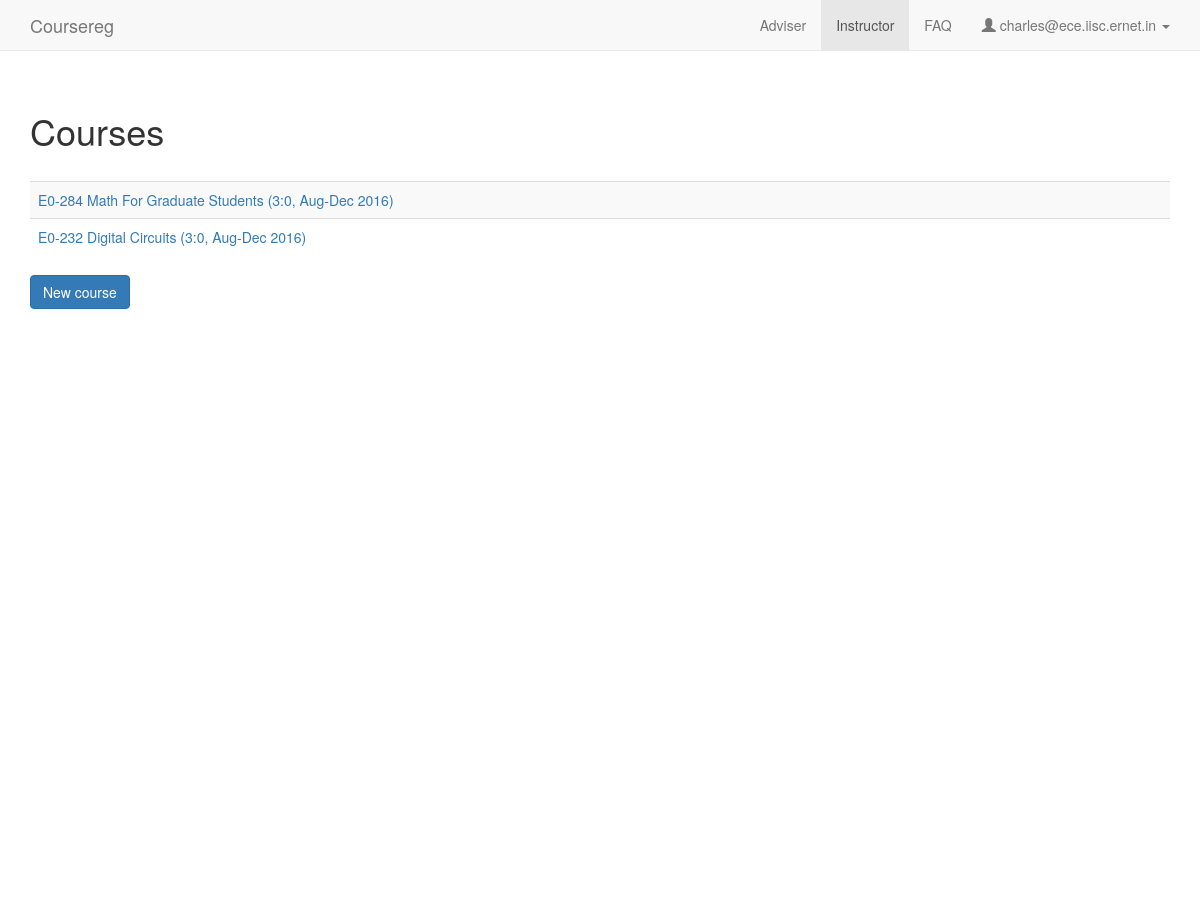
The app's page /instructor (signed in) with its own data.
### coursereg/models.py (models this page shows, shortened)
class User(AbstractBaseUser, PermissionsMixin):
    USER_TYPE_STUDENT = 0
    USER_TYPE_FACULTY = 1
    USER_TYPE_DCC = 2
    USER_TYPE_OTHER = 3
    USER_TYPE_CHOICES = (
        (USER_TYPE_STUDENT, "Student"),
        (USER_TYPE_FACULTY, "Faculty"),
        (USER_TYPE_DCC, "DCC"),
        (USER_TYPE_OTHER, "Other"),
    )
    email = models.EmailField(max_length=254, unique=True)
    full_name = models.CharField(max_length=250)
    user_type = models.IntegerField(default=USER_TYPE_OTHER, choices=USER_TYPE_CHOICES)
    adviser = models.ForeignKey('self', null=True, blank=True, on_delete=models.CASCADE, limit_choices_to={'user_type': USER_TYPE_FACULTY})
    degree = models.ForeignKey(Degree, on_delete=models.CASCADE, null=True, blank=True)
    department = models.ForeignKey(Department, on_delete=models.CASCADE, null=True)
    date_joined = models.DateTimeField(default=timezone.now)
    sr_no = models.CharField(max_length=200, default='-')
    telephone = models.CharField(max_length=100, default='', blank=True)
    is_dcc_review_pending = models.BooleanField(default=False)
    is_dcc_sent_notification = models.BooleanField(default=False)
    is_adviser_review_pending = models.BooleanField(default=False)
    is_staff = models.BooleanField(default=False)
    is_active = models.BooleanField(default=True)
    objects = CustomUserManager()
    USERNAME_FIELD = 'email'
    REQUIRED_FIELDS = []

class Course(models.Model):
    num = models.CharField(max_length=100)
    title = models.CharField(max_length=200)
    department = models.ForeignKey(Department, on_delete=models.CASCADE)
    term = models.ForeignKey(Term)
    credits = models.CharField(max_length=100, default='', verbose_name="Credits (ex: 3:0)")
    should_count_towards_cgpa = models.BooleanField(default=True)
    is_instructor_review_pending = models.BooleanField(default=False)
    created_at = models.DateTimeField(auto_now_add=True)
    updated_at = models.DateTimeField(auto_now=True)
    timings = models.CharField(max_length=100, default='Not fixed yet')
    def is_last_grade_date_passed(self):
        return timezone.now() > self.term.last_grade_date
    def __unicode__(self):
        return self.num + ' ' + self.title + ' (%s, %s)' % (self.credits, self.term)

class Term(models.Model):
    name = models.CharField(max_length=100)
    year = models.CharField(max_length=4)
    start_reg_date = models.DateTimeField(default=timezone.now)
    last_reg_date = models.DateTimeField(default=timezone.now)
    last_adviser_approval_date = models.DateTimeField(default=timezone.now)
    last_instructor_approval_date = models.DateTimeField(default=timezone.now)
    last_cancellation_date = models.DateTimeField(default=timezone.now)
    last_conversion_date = models.DateTimeField(default=timezone.now)
    last_drop_date = models.DateTimeField(default=timezone.now)
    last_grade_date = models.DateTimeField(default=timezone.now)
    is_active = models.BooleanField(default=True)
    def __unicode__(self):
        return '%s %s' % (self.name, self.year)

### coursereg/views/instructor.py (the view)
# urls.py: url(r'^instructor$', views.instructor.index, name='instructor'),
@login_required
def index(request):
    if not request.user.user_type == models.User.USER_TYPE_FACULTY:
        raise PermissionDenied
    context = {
        'user_type': 'faculty',
        'nav_active': 'instructor',
        'user_email': request.user.email,
        'can_faculty_create_courses': models.Config.can_faculty_create_courses(),
        'courses': [p.course for p in models.Participant.objects.filter(user=request.user).order_by('-course__term__last_reg_date', '-course__is_instructor_review_pending')]
    }
    return render(request, 'coursereg/instructor.html', context)

### coursereg/models.py (called while the page is built)
    @classmethod
    def can_faculty_create_courses(cls):
        c = cls.objects.filter(key="can_faculty_create_courses").first()
        if c:
            return c.value == "1" or c.value == "true"

### coursereg/templates/coursereg/instructor.html (shortened to what this page needs)
{% extends "coursereg/base.html" %}
{% block body %}
{% include "coursereg/nav.html" %}
<div class="container" id="maincontainer">
    <div class="row top-buffer-1">
        <div class="col-md-12">
            <h1>Courses</h1>
        </div>
    </div>
    <div class="row top-buffer-1">
        <div class="col-md-12">
            <table class="table table-striped">
            {% for course in courses %}
                <tr>
                    <td>
                        {% if course.is_last_grade_date_passed %}
                        <a class="inactive" href="{% url 'coursereg:instructor_detail' course.id %}">{{ course }}</a>
                        {% else %}
                        <a href="{% url 'coursereg:instructor_detail' course.id %}">{{ course }}</a>
                        {% endif %}
                    </td>
                </tr>
            {% endfor %}
            </table>
        </div>
    </div>
    {% if can_faculty_create_courses %}
    <div class="row">
        <div class="col-md-12">
            <a href="{% url 'coursereg:instructor_new_course' %}" class="btn btn-primary">New course</a>
        </div>
    </div>
    {% endif %}
</div>
{% endblock %}

### coursereg/templates/coursereg/nav.html (shortened to what this page needs)
<nav class="navbar navbar-default navbar-static-top">
    <div class="container">
        <div class="navbar-header">
            <a class="navbar-brand" href="{% url 'coursereg:index' %}">Coursereg</a>
        </div>
        <div id="navbar" class="navbar-collapse collapse">
            <ul class="nav navbar-nav navbar-right">
                {% if user_type == 'faculty' %}
                    {% if nav_active == 'adviser' %}
                    <li class="active"><a href="{% url 'coursereg:adviser' %}">Adviser</a></li>
                    {% else %}
                    <li><a href="{% url 'coursereg:adviser' %}">Adviser</a></li>
                    {% endif %}
                    {% if nav_active == 'instructor' %}
                    <li class="active"><a href="{% url 'coursereg:instructor' %}">Instructor</a></li>
                    {% else %}
                    <li><a href="{% url 'coursereg:instructor' %}">Instructor</a></li>
                    {% endif %}
                {% endif %}
                {% if nav_active == 'faq' %}
                <li class="active"><a href="{% url 'coursereg:faq' %}">FAQ</a></li>
                {% else %}
                <li><a href="{% url 'coursereg:faq' %}">FAQ</a></li>
                {% endif %}
                <li class="dropdown">
                    <a href="#" class="dropdown-toggle" data-toggle="dropdown" role="button" aria-haspopup="true" aria-expanded="false">
                        <span class="glyphicon glyphicon-user" aria-hidden="true"></span>
                        {{ user_email }}
                        <span class="caret"></span>
                    </a>
                </li>
            </ul>
        </div>
    </div>
</nav>

### coursereg/static/coursereg/css/coursereg.css (style rules this page uses)
.top-buffer-1 { margin-top: 20px; }
.row { word-break:break-all; }
#maincontainer { margin-bottom: 50px; min-height: 800px; }

### records on screen
User: email "charles@ece.iisc.ernet.in"
Course: num+title+credits "E0-284 Math For Graduate Students (3:0, Aug-Dec 2016)"
Course: num+title+credits "E0-232 Digital Circuits (3:0, Aug-Dec 2016)"
